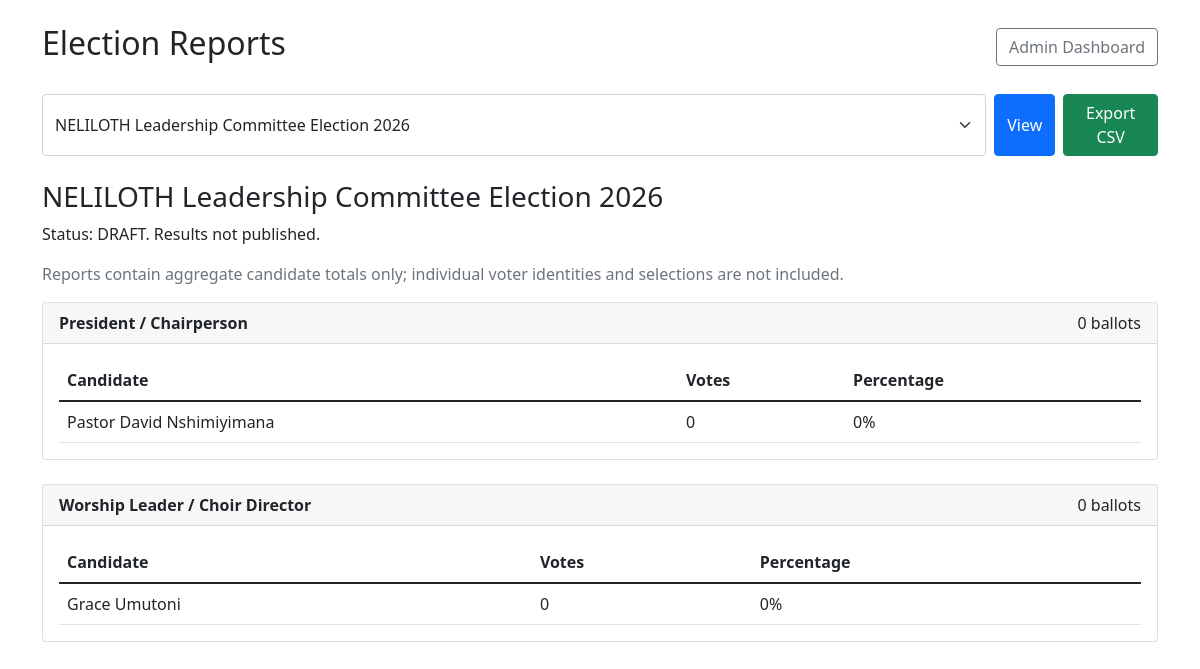
Before: /admin/reports.php (signed in) with the older database file.
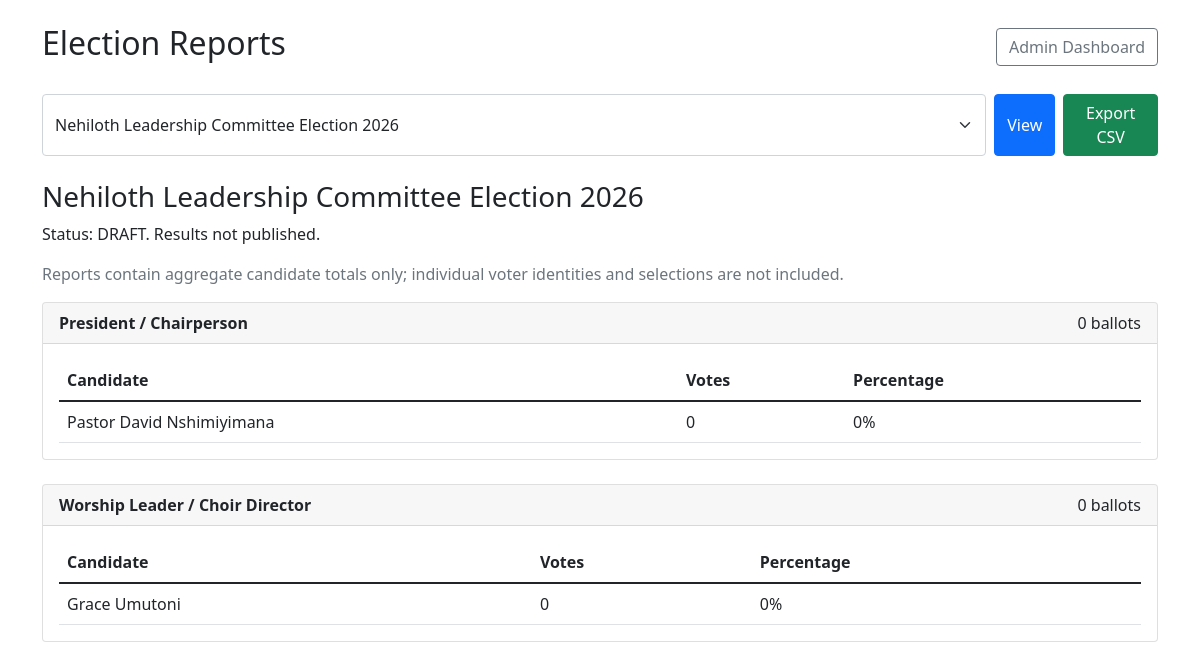
After: the same page with the newer database file.
### tables this page shows
CREATE TABLE IF NOT EXISTS elections (
    id INT PRIMARY KEY AUTO_INCREMENT,
    title VARCHAR(255) NOT NULL,
    description TEXT,
    start_time DATETIME NOT NULL,
    end_time DATETIME NOT NULL,
    status ENUM('draft','upcoming','open','paused','closed','cancelled') DEFAULT 'draft',
    results_published BOOLEAN NOT NULL DEFAULT FALSE,
    published_at DATETIME NULL,
    created_at TIMESTAMP DEFAULT CURRENT_TIMESTAMP
);

### config/functions.php (called while the page is built, shortened)
<?php
require_once __DIR__ . "/database.php";
function getElectionStatus($election_id) {
    global $pdo;
    $stmt = $pdo->prepare("SELECT status, start_time, end_time FROM elections WHERE id = ?");
    $stmt->execute([(int)$election_id]);
    $election = $stmt->fetch();
    $status = $election["status"];
    return $status;
}
?>

### admin/reports.php (the view, shortened to what this page needs)
<?php
require_once "../config/functions.php";
$elections = $pdo->query("SELECT id, title FROM elections ORDER BY created_at DESC")->fetchAll();
$election_id = filter_var($_GET["election_id"] ?? null, FILTER_VALIDATE_INT);
if (!$election_id && $elections) {
    $election_id = (int)$elections[0]["id"];
}
$election_stmt = $pdo->prepare("SELECT id, title, status, results_published FROM elections WHERE id = ?");
$election_stmt->execute([(int)$election_id]);
$election = $election_stmt->fetch();
if ($election) {
    $election["status"] = getElectionStatus((int)$election["id"]);
}
$report = [];
if ($election) {
    $position_stmt = $pdo->prepare("SELECT id, title FROM positions WHERE election_id = ? ORDER BY id");
    $position_stmt->execute([(int)$election["id"]]);
    foreach ($position_stmt->fetchAll() as $position) {
        $candidate_stmt = $pdo->prepare("
            SELECT c.id, c.name, COUNT(b.id) AS votes
            FROM candidates c
            LEFT JOIN ballots b ON b.candidate_id = c.id
                AND b.election_id = ? AND b.position_id = c.position_id
            WHERE c.position_id = ?
            GROUP BY c.id, c.name
            ORDER BY votes DESC, c.name ASC
        ");
        $candidate_stmt->execute([(int)$election["id"], (int)$position["id"]]);
        $total_stmt = $pdo->prepare("SELECT COUNT(*) FROM ballots WHERE election_id = ? AND position_id = ?");
        $total_stmt->execute([(int)$election["id"], (int)$position["id"]]);
        $report[] = [
            "title" => $position["title"],
            "total" => (int)$total_stmt->fetchColumn(),
            "candidates" => $candidate_stmt->fetchAll()
        ];
    }
}
?>
<!DOCTYPE html>
<html lang="en">
<head>
    <link href="https://cdn.jsdelivr.net/npm/bootstrap@5.1.3/dist/css/bootstrap.min.css" rel="stylesheet">
</head>
<body>
<main class="container py-4">
    <div class="d-flex justify-content-between align-items-center mb-4">
        <h2>Election Reports</h2>
        <a href="dashboard.php" class="btn btn-outline-secondary">Admin Dashboard</a>
    </div>
    <?php if (!$election): ?>
        <div class="alert alert-info">No elections are available.</div>
    <?php else: ?>
        <form method="GET" class="d-flex gap-2 mb-4">
            <select name="election_id" class="form-select" aria-label="Select election">
                <?php foreach ($elections as $item): ?>
                    <option value="<?php echo (int)$item["id"]; ?>" <?php echo (int)$item["id"] === (int)$election_id ? "selected" : ""; ?>>
                        <?php echo htmlspecialchars($item["title"]); ?>
                    </option>
                <?php endforeach; ?>
            </select>
            <button type="submit" class="btn btn-primary">View</button>
            <button type="submit" name="export" value="1" class="btn btn-success">Export CSV</button>
        </form>
        <h3><?php echo htmlspecialchars($election["title"]); ?></h3>
        <p>Status: <?php echo htmlspecialchars(strtoupper($election["status"])); ?>.
            Results <?php echo !empty($election["results_published"]) ? "published" : "not published"; ?>.</p>
        <p class="text-muted">Reports contain aggregate candidate totals only; individual voter identities and selections are not included.</p>
        <?php foreach ($report as $position): ?>
            <section class="card mb-4">
                <div class="card-header d-flex justify-content-between">
                    <strong><?php echo htmlspecialchars($position["title"]); ?></strong>
                    <span><?php echo $position["total"]; ?> ballots</span>
                </div>
                <div class="card-body">
                    <div class="table-responsive">
                        <table class="table mb-0">
                            <thead><tr><th>Candidate</th><th>Votes</th><th>Percentage</th></tr></thead>
                            <tbody>
                            <?php foreach ($position["candidates"] as $candidate): ?>
                                <?php
                                $votes = (int)$candidate["votes"];
                                $percentage = $position["total"] > 0 ? round($votes * 100 / $position["total"], 1) : 0;
                                ?>
                                <tr>
                                    <td><?php echo htmlspecialchars($candidate["name"]); ?></td>
                                    <td><?php echo $votes; ?></td>
                                    <td><?php echo $percentage; ?>%</td>
                                </tr>
                            <?php endforeach; ?>
                            </tbody>
                        </table>
                    </div>
                </div>
            </section>
        <?php endforeach; ?>
    <?php endif; ?>
</main>
</body>
</html>

Changed rows visible on the page:
changed elections "DRAFT": title "NELILOTH Leadership Committee Election 2026" → "Nehiloth Leadership Committee Election 2026"
Other visible differences:
form field election_id: "NELILOTH Leadership Committee Election 2026" → "Nehiloth Leadership Committee Election 2026"
